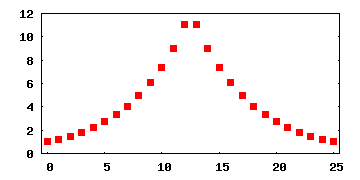

gnuplot code for this plot:
# set terminal epslatex color solid 10
# set output "position_weights.eps"
# set size 1,1

set terminal png size 360,180
set output "position_weights.png"

set xtics nomirror
set ytics mirror
set mxtics
set mytic

# display grid
# set grid ytics xtics

# set xlabel "$b_{s,k}$"
# set ylabel "$\\omega(s,k)$"

plot [-0.5:25.5] "position_weights.dat" with points pointtype 5 pointsize 1 notitle